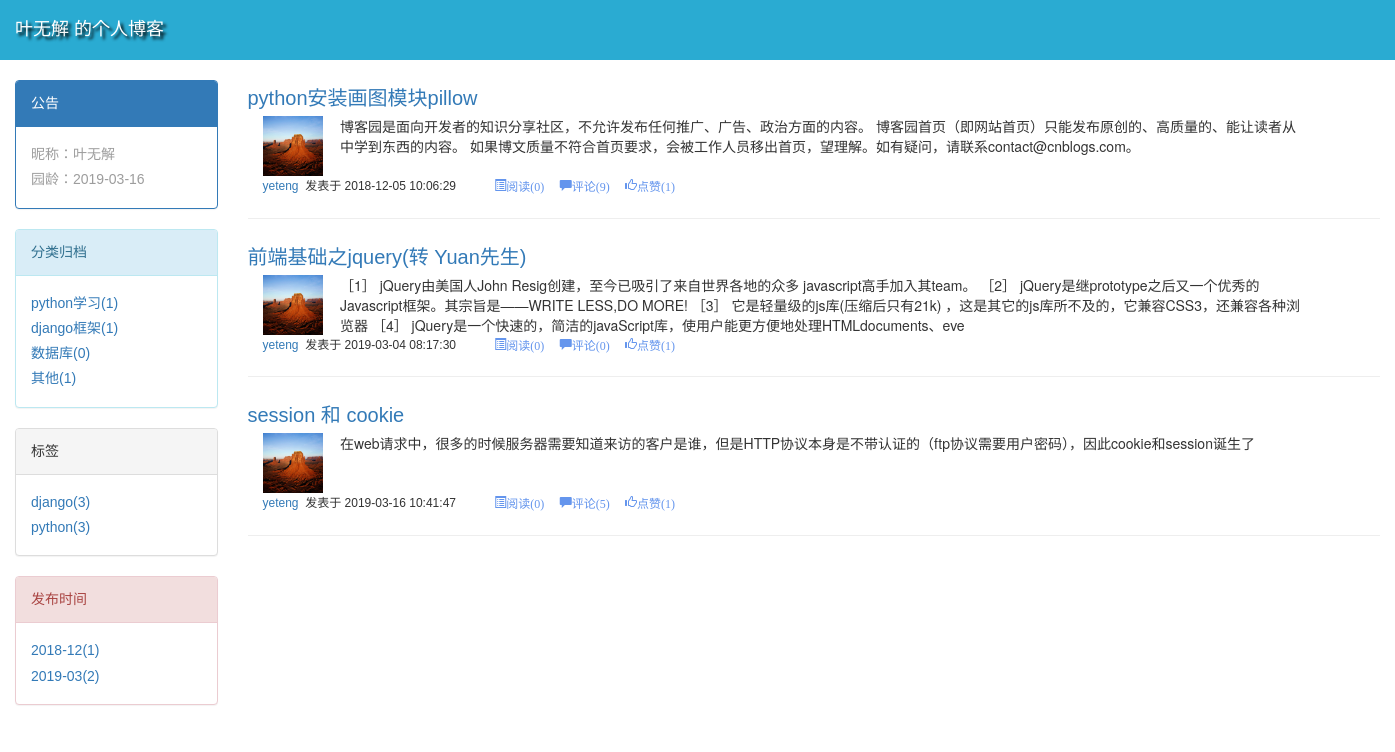
The app's page /blog/yeteng/tag/django with its own data.
### blog/models.py (models this page shows, shortened)
class UserInfo(AbstractUser):
    userid = models.AutoField(primary_key=True)
    nick_name = models.CharField(max_length=32, verbose_name=u'昵称', default='')
    telphone = models.CharField(max_length=11, verbose_name=u'电话号码', unique=True,null=True,blank=True)
    create_time = models.DateField(verbose_name=u'创建时间', null=True, blank=True, auto_now_add=True) #null=True 允许为空，用NULL填充 ；blank 非Text类型不能填空字符串，则结合blank设置
    gender = models.CharField(max_length=6,choices=(('male', u'男'), ('female', u'女')), default='male', verbose_name=u'性别')
    address = models.CharField(max_length=100, verbose_name=u'地址')
    avatar = models.FileField(verbose_name=u'头像',upload_to="avatarDir/",default="avatarDir/AIF.png")

class Category(models.Model):
    categoryid = models.AutoField(primary_key=True)
    title = models.CharField(verbose_name='分类标题', max_length=32)
    blog=models.ForeignKey(verbose_name="博客",to="Blog",to_field="blogid"  ,on_delete=models.CASCADE)

class Tag(models.Model):
    tagid = models.AutoField(primary_key=True)
    title = models.CharField(verbose_name='标签名称', max_length=32)
    blog = models.ForeignKey(verbose_name='所属博客', to='Blog', to_field='blogid',on_delete=models.CASCADE)

class Article(models.Model):
    articleid = models.BigAutoField(primary_key=True)
    title = models.CharField(max_length=50, verbose_name='文章标题')
    desc = models.CharField(max_length=255, verbose_name='文章描述')
    read_count = models.IntegerField(default=0, verbose_name='阅读数')
    comment_count = models.IntegerField(default=0, verbose_name='评论数')
    up_count = models.IntegerField(default=0, verbose_name='点赞数')
    down_count = models.IntegerField(default=0, verbose_name='点灭数')
    category = models.ForeignKey(verbose_name='文章类型', to='Category', to_field='categoryid', null=True,on_delete=models.CASCADE)
    create_time = models.DateTimeField(verbose_name='创建时间')
    blog = models.ForeignKey(verbose_name='所属博客', to='Blog', to_field='blogid',on_delete=models.CASCADE)
    tags = models.ManyToManyField(
        to="Tag",
        through='Article2Tag',
        through_fields=('article', 'tag'),
    )

class Blog(models.Model):
    blogid = models.BigAutoField(primary_key=True)
    title = models.CharField(verbose_name='个人博客标题', max_length=64)
    site = models.CharField(verbose_name='个人博客后缀', max_length=32, unique=True)
    theme = models.CharField(verbose_name='博客主题', max_length=32)
    user = models.OneToOneField(to='UserInfo', to_field='userid',on_delete=models.CASCADE)

### blog/views.py (the view)
# urls.py: url(r'^(?P<username>\w+)/(?P<condition>category|tag|cret)/(?P<para>.*)',blog_views.homeSite),
def homeSite(request,username,**kwargs):
    from blog import models
    from django.db.models import Count
    conditon=kwargs.get("condition")
    para=kwargs.get("para")
    user=models.UserInfo.objects.get(username=username)
    blog=user.blog
    catelist = models.Category.objects.filter(blog=blog)
    taglist=models.Tag.objects.filter(blog=blog).filter(article__blog=blog).values("title").annotate(c=Count("article2tag__article")).values_list("title","c")
    crelist=models.Article.objects.filter(blog=blog).extra(select={"formateDate":"strftime('%%Y-%%m',create_time)"})\
         .values_list("formateDate").annotate(C=Count("title")).values_list("formateDate","C")
    if not kwargs: # 如果没有输入左侧的选择，则显示用户的所有文章
        articles = models.Article.objects.filter(blog=blog).order_by("-create_time")
    elif conditon == "category": #  选择 文章分类
        articles=models.Article.objects.filter(blog=blog).filter(category__title=para)
    elif conditon == "tag": # 选择  标签分类
        articles=models.Article.objects.filter(blog=blog).filter(tags__title=para)
    elif conditon == "cret" : # 选择 月份分类
        articles=models.Article.objects.filter(blog=blog).extra(select={"formateDate": "strftime('%%Y-%%m',create_time)"})\
            .extra(where=["formateDate = '%s'"%para ])
    return render(request,"homesite.html",locals())

### templates/homesite.html (shortened to what this page needs)
<!DOCTYPE html>
<html lang="en">
<head>
    <link rel="stylesheet" href="/static/dist/css/bootstrap.css">
    <link rel="stylesheet" href="/static/dist/js/bootstrap.js">
    <link rel="stylesheet" href="/static/css/homesite.css">
</head>
<body>
<div class="container header">
    <div class="row" style="padding-top: 15px">
        <div class="col-md-2">
            <span class="text">{{ user.nick_name }} 的个人博客</span>
        </div>
    </div>
</div>
<div class="container boder">
    <div class="row">
        <div class="col-md-2  bodyleft" >
             <div class="panel panel-primary">
                  <div class="panel-heading">公告</div>
                  <div class="panel-body">
                        <div>昵称：{{ user.nick_name }}</div>
                        <div>园龄：{{ user.create_time|date:"Y-m-d" }}</div>
                  </div>
            </div>
            <div class="panel panel-info">
                  <div class="panel-heading">分类归档</div>
                  <div class="panel-body">
                      {% for cate in catelist %}
                          <div><a href="/blog/{{ user.username }}/category/{{ cate.title }}">{{ cate.title }}({{ cate.article_set.count }})</a></div>
                      {% endfor %}
                  </div>
            </div>
            <div class="panel panel-default">
                  <div class="panel-heading">标签</div>
                  <div class="panel-body">
                      <div>
                          {% for tag in taglist %}
                              <div><a href="/blog/{{ user.username }}/tag/{{ tag.0 }}">{{ tag.0 }}({{ tag.1 }})</a></div>
                          {% endfor %}
                      </div>
                  </div>
            </div>
            <div class="panel panel-danger">
                  <div class="panel-heading">发布时间</div>
                  <div class="panel-body">
                      <div>
                          {% for cre in crelist %}
                              <div><a href="/blog/{{ user.username }}/cret/{{ cre.0 }}">{{ cre.0 }}({{ cre.1 }})</a></div>
                          {% endfor %}
                      </div>
                  </div>
            </div>
        </div>
        <div class="col-md-10  bodymiddle">
            {% block art %}
                {% for article in articles %}
                    <div class="articletitle"><a href="/blog/{{ article.blog.user.username }}/article/{{ article.articleid }}"> {{ article.title }} </a></div>
                    <div class="container">
                        <div class="row article">
                            <div class="col-md-1 "><img  class="userimg" src="/media/{{ article.blog.user.avatar }}"></div>
                            <div class="col-md-10  desc">{{ article.desc }}</div>
                        </div>
                    </div>
                    <div class="row">
                        <div class="articleuser">
                            <a href=""> {{ article.blog.user.username }}</a>&nbsp;
                            发表于&nbsp;{{ article.create_time|date:"Y-m-d H:i:s" }}
                            <span class="articleinfo">
                                <span class="glyphicon glyphicon-list-alt">阅读({{ article.read_count }})&nbsp;</span>
                                <span class="glyphicon glyphicon-comment">评论({{ article.comment_count }})&nbsp;</span>
                                <span class="glyphicon glyphicon-thumbs-up">点赞({{ article.up_count }})&nbsp;</span>
                            </span>
                        </div>
                    </div>
                <hr>
                {% endfor %}
            {% endblock %}
        </div>
    </div>
</div>
</body>
</html>

### static/css/homesite.css (style rules this page uses)
* { margin: 0; }
.header { height: 60px; width: 100%; background-color: #2aabd2; }
.text { color: #fff; text-shadow: 3px 3px 3px #000; font-size: 18px; }
.boder { height: 600px; width: 100%; }
.bodyleft { padding-top: 20px; font-family: Verdana,"Lucida Grande",Arial,Helvetica,sans-serif; font-size: 14px; line-height: 1.8em; color: #9d9d9d; }
.bodymiddle { padding-top: 20px; }
.article { height:60px; }
.articletitle { font-family: Verdana,"Lucida Grande",Arial,Helvetica,sans-serif; font-size: 20px; line-height: 1.8em; color: #269abc; }
.userimg { width: 60px; height: 60px; }
.desc { margin-left: 0; padding-left: 0; height: 60px; overflow: hidden; margin-left: -5px; }
.articleuser { font-family: Verdana,"Lucida Grande",Arial,Helvetica,sans-serif; font-size: 12px; line-height: 1.8em; margin-left: 30px; }
.articleinfo { padding-left: 35px; font-family: Verdana,"Lucida Grande",Arial,Helvetica,sans-serif; font-size: 12px; line-height: 1.8em; color: cornflowerblue; }

### records on screen
UserInfo: nick_name "叶无解", create_time "2019-03-16"
Category: title "python学习", article_set.count "1"
Category: title "django框架", article_set.count "1"
Category: title "数据库", article_set.count "0"
Category: title "其他", article_set.count "1"
Tag: title "django", tagid "3"
Tag: title "python", tag "3"
Article: title "python安装画图模块pillow", blog.user.avatar (picture), desc "博客园是面向开发者的知识分享社区，不允许发布任何推广、广告、政治方面的内容。 博客园首页（即网站首页）只能发布原创的、高质量的、能让读者从中学到东西的内容。 如果博文质量不符合首页要求，会被工作人员移出首页，望理解。如有疑问，请联系contact@cnblogs.com。", blog.user.username "yeteng", create_time "2018-12-05 10:06:29", read_count "0", comment_count "9", up_count "1"
Article: title "前端基础之jquery(转 Yuan先生)", blog.user.avatar (picture), desc "［1］ jQuery由美国人John Resig创建，至今已吸引了来自世界各地的众多 javascript高手加入其team。 ［2］ jQuery是继prototype之后又一个优秀的Javascript框架。其宗旨是——WRITE LESS,DO MORE! ［3］ 它是轻量级的js库(压缩后只有21k) ，这是其它的js库所不及的，它兼容CSS3，还兼容各种浏览器 ［4］ jQuery是一个快速的，简洁的javaScript库，使用户能更方便地处理HTMLdocuments、eve", blog.user.username "yeteng", create_time "2019-03-04 08:17:30", read_count "0", comment_count "0", up_count "1"
Article: title "session 和 cookie", blog.user.avatar (picture), desc "在web请求中，很多的时候服务器需要知道来访的客户是谁，但是HTTP协议本身是不带认证的（ftp协议需要用户密码），因此cookie和session诞生了", blog.user.username "yeteng", create_time "2019-03-16 10:41:47", read_count "0", comment_count "5", up_count "1"

### other values on screen
{{ cre.0 }} "2018-12" "2019-03"
{{ cre.1 }} "1" "2"
